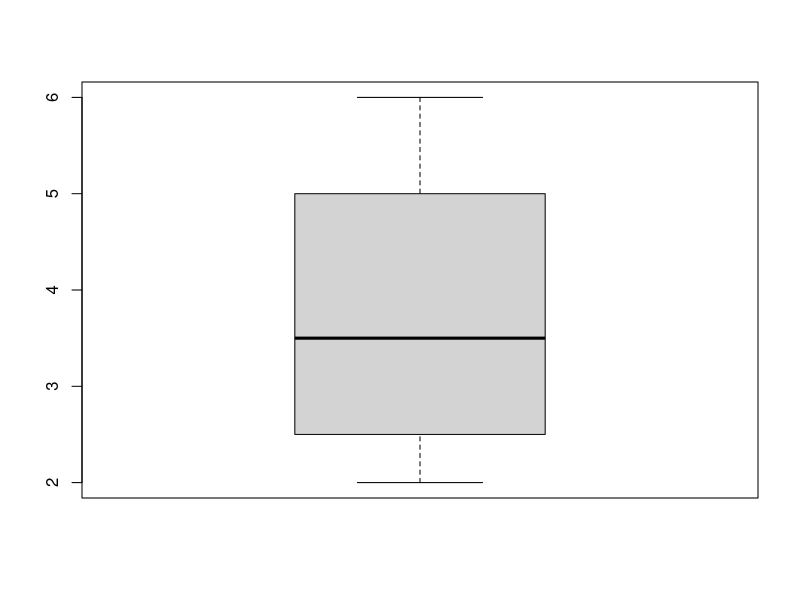
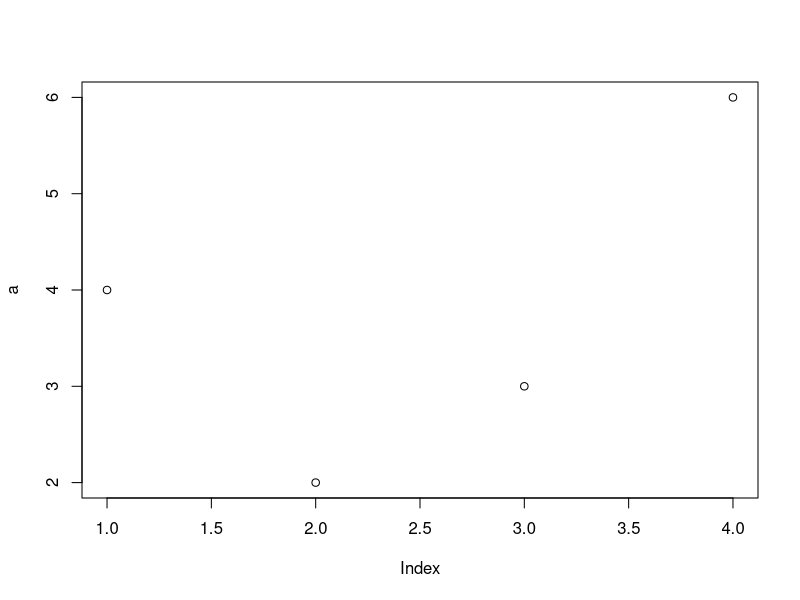
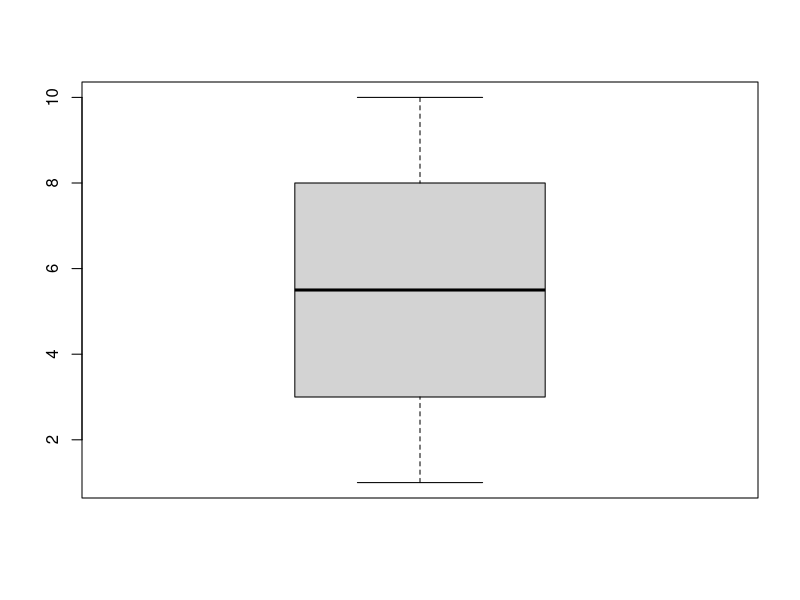
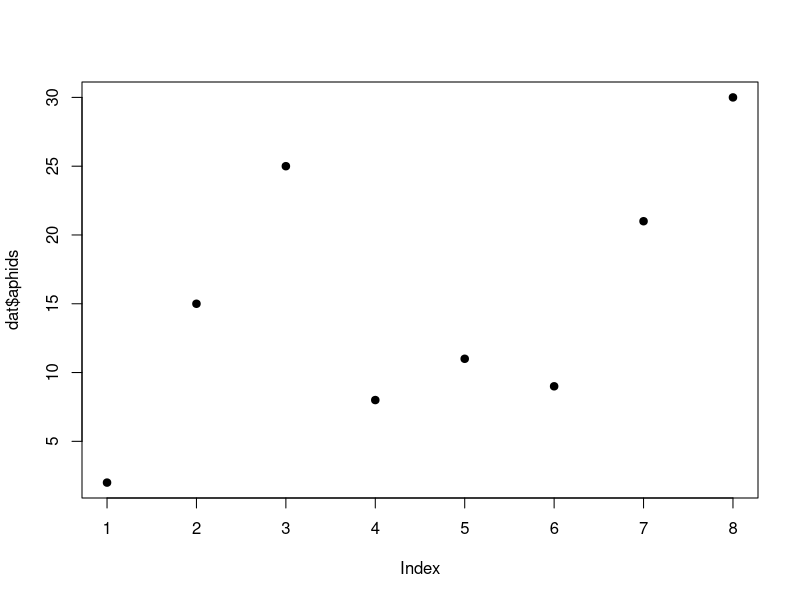
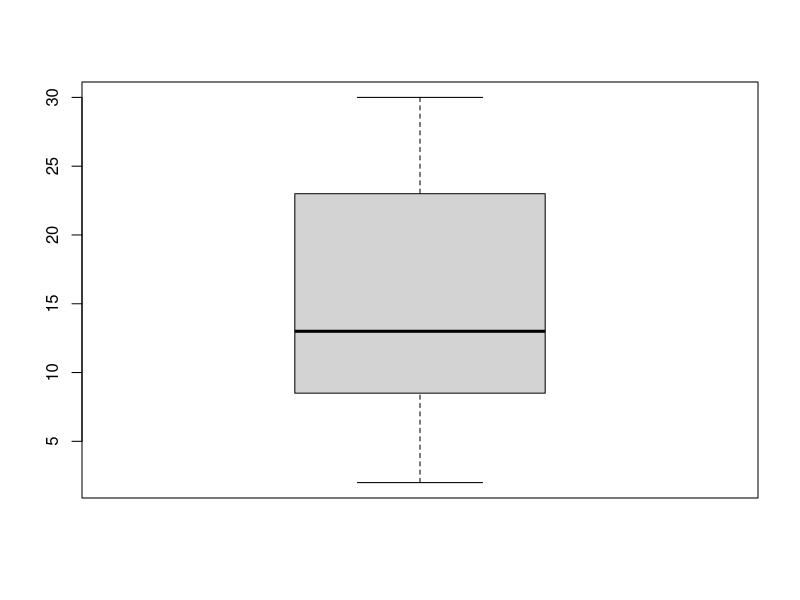
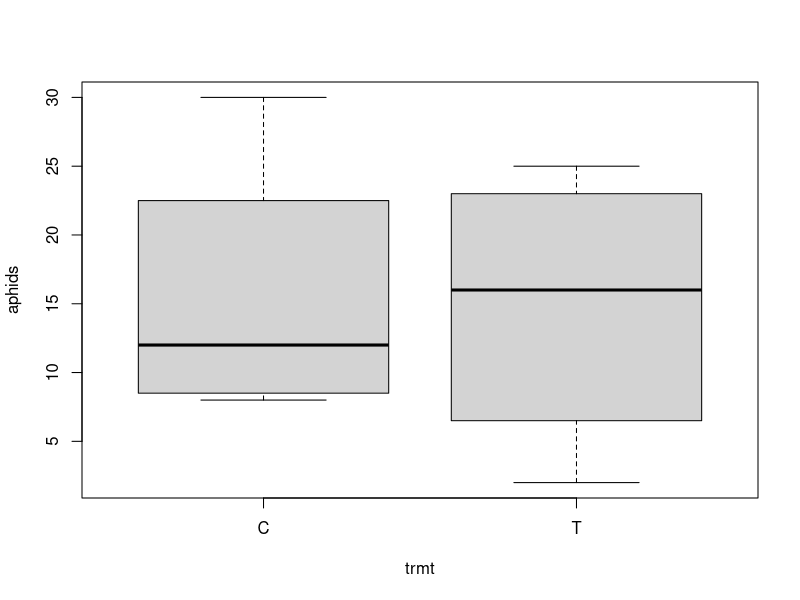

Write R code to recreate these figures, in order.
############################################################################
# ENT6702 Entomological Techniques and Data Analysis

# start R & RStudio

# elements ('panes') of RStudio:
# - top left:     Script Editor
# - bottom left:  Console (where you give instructions to R)
# - top right:    Environment, Command History, Connections, GIT
# - bottom right: File Browser, Plots, Packages, Help, Viewer

# Check the version of R - shown in the Console

############################################################################

# Benefits of R: base functions & additional packages
# RStudio: an interface that makes it easier to interact with R

# create a script
# permanent, repeatable, annotated, shareable archive of you analysis

# R is a calculator
1 + 4

2 * 4

3 / 8

12.2 - 7.88

10^2

7 < 10

8 > 19

8 == 8
# are two things equal?

7 == 8

7 != 8
# are two things not equal?

7 != 7

# so far, R is printing answers into the console, but not saving them
# can assign to an object
x <- 4 / 2
# to see the contents of an object, type the name
x
print(x)

# create a numeric vector
# Vector: a group of numbers together
a <- c(4, 2, 3, 6) # uses c() which is a function that combines
a

mean(a)
sd(a)
boxplot(a)
plot(a)

# character/string vectors
a <- c("beetle", "bee", "cricket", "butterfly")
a # note, we have overwritten a

# quickly create a vector of consecutive numbers
# tells R to make a sequence
1:50
c(1:50)
1:10

# using functions to perform tasks
# arguments are separated by commas
# function(argument)
b <- seq(from = 1, to = 10, by = 1)
mean(b)
sd(b)
median(b)
boxplot(b)

# can use a function to clear the environment in R
ls() # list objects in the environment

rm(a) # remove object a

rm(list = ls()) # remove everything in the environment

# let's create a dataframe
id  <- 1:8
count <- c(2, 15, 25, 8, 11, 9, 21, 30)
trmt <- c("T", "C", "T", "C", "T", "C", "T", "C")

dat <- data.frame(id, count, trmt)
dat

summary(dat)
str(dat)

# view individual variables
dat$id
dat$count
dat$trmt

# subset a row
dat[2,]

# subset a column
dat[,2]

# add a new variable
dat$plant <- c(1, 1, 2, 2, 3, 3, 4, 4)

# rename a variable
names(dat)[2] <- "aphids"

# graph the data
plot(dat$aphids, pch = 19)
boxplot(dat$aphids)
boxplot(aphids ~ trmt, data = dat)

